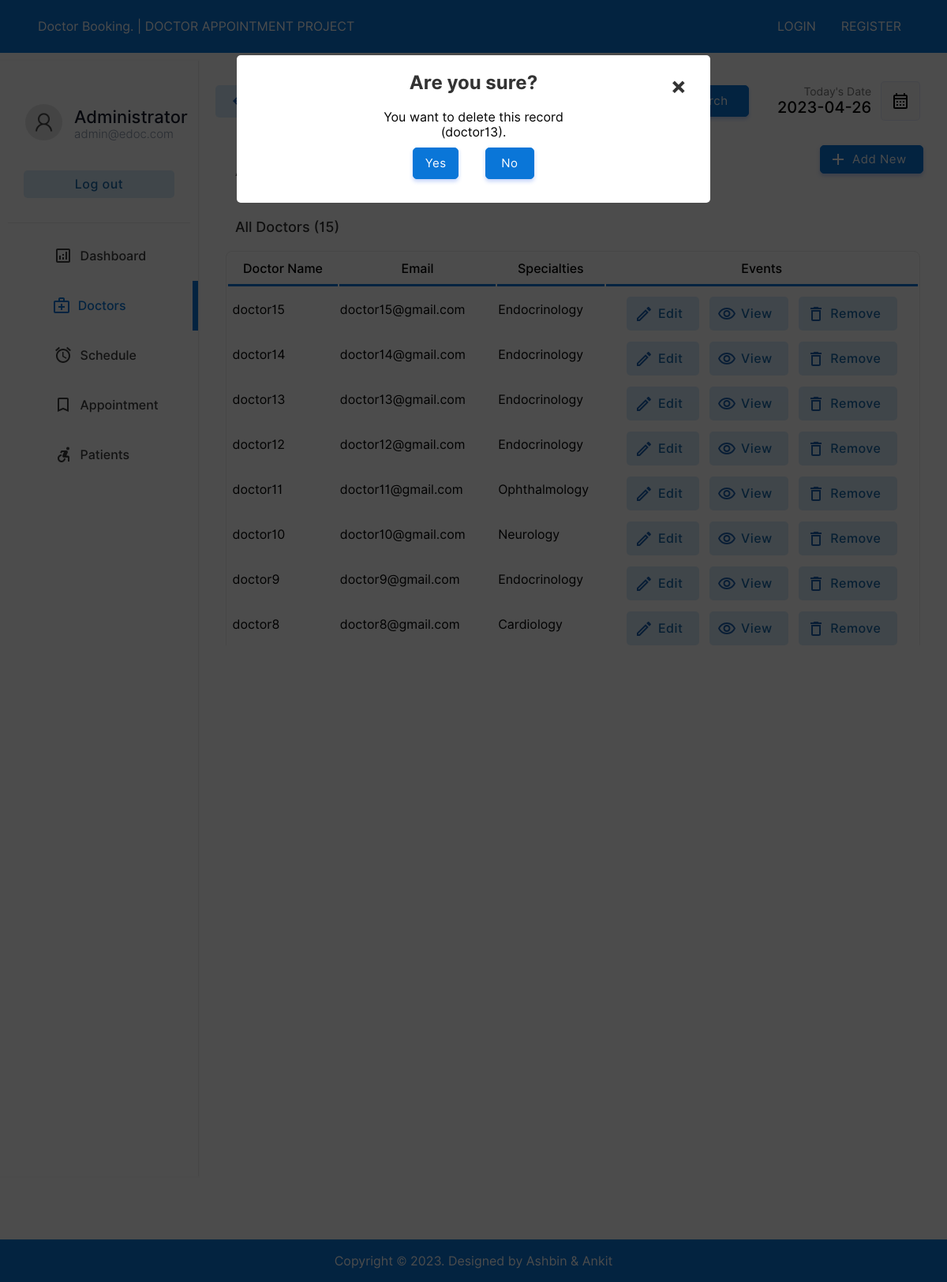
The page /doctor/doctors.php?action=drop&id=14&name=doctor13 (signed in) on the database its author committed.
### tables this page shows
CREATE TABLE `doctor` (
  `docid` int(11) NOT NULL,
  `docemail` varchar(255) DEFAULT NULL,
  `docname` varchar(255) DEFAULT NULL,
  `docpassword` varchar(255) DEFAULT NULL,
  `docnic` varchar(15) DEFAULT NULL,
  `doctel` varchar(15) DEFAULT NULL,
  `specialties` int(2) DEFAULT NULL
);

CREATE TABLE `specialties` (
  `id` int(2) NOT NULL,
  `sname` varchar(50) DEFAULT NULL
);

### doctor/doctors.php (the view, shortened to what the rows shown need)
<!DOCTYPE html>
<html lang="en">
<head>
    <link rel="stylesheet" href="../css/animations.css">
    <link rel="stylesheet" href="../css/main.css">
    <link rel="stylesheet" href="../css/admin.css">
</head>
<body>
    <?php
    include_once('../header.php');
    ?>
        <div class="dash-body">
            <table border="0" width="100%" style=" border-spacing: 0;margin:0;padding:0;margin-top:25px; ">
                <?php
                    if($_POST){
                        $keyword=$_POST["search"];
                        $sqlmain= "select * from doctor where docemail='$keyword' or docname='$keyword' or docname like '$keyword%' or docname like '%$keyword' or docname like '%$keyword%'";
                    }else{
                        $sqlmain= "select * from doctor order by docid desc";
                    }
                ?>
                <tr>
                   <td colspan="4">
                       <center>
                        <div class="abc scroll">
                        <table width="93%" class="sub-table scrolldown" border="0">
                        <thead>
                        <tr>
                                <th class="table-headin">
                                Doctor Name
                                </th>
                                <th class="table-headin">
                                    Email
                                </th>
                                <th class="table-headin">
                                    Specialties
                                </th>
                                <th class="table-headin">
                                    Events
                                </tr>
                        </thead>
                        <tbody>
                            <?php
                                $result= $database->query($sqlmain);
                                if($result->num_rows==0){
                                    echo '<tr>
                                    <td colspan="4">
                                    <br><br><br><br>
                                    <center>
                                    <img src="../img/notfound.svg" width="25%">
                                    <br>
                                    <p class="heading-main12" style="margin-left: 45px;font-size:20px;color:rgb(49, 49, 49)">We  couldnt find anything related to your keywords !</p>
                                    <a class="non-style-link" href="doctors.php"><button  class="login-btn btn-primary-soft btn"  style="display: flex;justify-content: center;align-items: center;margin-left:20px;">&nbsp; Show all Doctors &nbsp;</font></button>
                                    </a>
                                    </center>
                                    <br><br><br><br>
                                    </td>
                                    </tr>';
                                }
                                else{
                                for ( $x=0; $x<$result->num_rows;$x++){
                                    $row=$result->fetch_assoc();
                                    $docid=$row["docid"];
                                    $name=$row["docname"];
                                    $email=$row["docemail"];
                                    $spe=$row["specialties"];
                                    $spcil_res= $database->query("select sname from specialties where id='$spe'");
                                    $spcil_array= $spcil_res->fetch_assoc();
                                    $spcil_name=$spcil_array["sname"];
                                    echo '<tr>
                                        <td> &nbsp;'.
                                        substr($name,0,30)
                                        .'</td>
                                        <td>
                                        '.substr($email,0,20).'
                                        </td>
                                        <td>
                                            '.substr($spcil_name,0,20).'
                                        </td>
                                        <td>
                                        <div style="display:flex;justify-content: center;">
                                        <a href="?action=edit&id='.$docid.'&error=0" class="non-style-link"><button  class="btn-primary-soft btn button-icon btn-edit"  style="padding-left: 40px;padding-top: 12px;padding-bottom: 12px;margin-top: 10px;"><font class="tn-in-text">Edit</font></button></a>
                                        &nbsp;&nbsp;&nbsp;
                                        <a href="?action=view&id='.$docid.'" class="non-style-link"><button  class="btn-primary-soft btn button-icon btn-view"  style="padding-left: 40px;padding-top: 12px;padding-bottom: 12px;margin-top: 10px;"><font class="tn-in-text">View</font></button></a>
                                       &nbsp;&nbsp;&nbsp;
                                       <a href="?action=drop&id='.$docid.'&name='.$name.'" class="non-style-link"><button  class="btn-primary-soft btn button-icon btn-delete"  style="padding-left: 40px;padding-top: 12px;padding-bottom: 12px;margin-top: 10px;"><font class="tn-in-text">Remove</font></button></a>
                                        </div>
                                        </td>
                                    </tr>';
                                }
                            }
                            ?>
                            </tbody>
                        </table>
                        </div>
                        </center>
                   </td>
                </tr>
            </table>
        </div>
    <?php
    if($_GET){
        $id=$_GET["id"];
        $action=$_GET["action"];
        if($action=='drop'){
            $nameget=$_GET["name"];
            echo '
            <div id="popup1" class="overlay">
                    <div class="popup">
                    <center>
                        <h2>Are you sure?</h2>
                        <a class="close" href="doctors.php">&times;</a>
                        <div class="content">
                            You want to delete this record<br>('.substr($nameget,0,40).').
                        </div>
                        <div style="display: flex;justify-content: center;">
                        <a href="delete-doctor.php?id='.$id.'" class="non-style-link"><button  class="btn-primary btn"  style="display: flex;justify-content: center;align-items: center;margin:10px;padding:10px;"<font class="tn-in-text">&nbsp;Yes&nbsp;</font></button></a>&nbsp;&nbsp;&nbsp;
                        <a href="doctors.php" class="non-style-link"><button  class="btn-primary btn"  style="display: flex;justify-content: center;align-items: center;margin:10px;padding:10px;"><font class="tn-in-text">&nbsp;&nbsp;No&nbsp;&nbsp;</font></button></a>
                        </div>
                    </center>
            </div>
            </div>
            ';
        }elseif($action=='edit'){
            $sqlmain= "select * from doctor where docid='$id'";
            $result= $database->query($sqlmain);
            $row=$result->fetch_assoc();
            $name=$row["docname"];
            $email=$row["docemail"];
            $spe=$row["specialties"];
            $spcil_res= $database->query("select sname from specialties where id='$spe'");
            $spcil_array= $spcil_res->fetch_assoc();
            $spcil_name=$spcil_array["sname"];
            $nic=$row['docnic'];
            $tele=$row['doctel'];
            $error_1=$_GET["error"];
                $errorlist= array(
                    '1'=>'<label for="promter" class="form-label" style="color:rgb(255, 62, 62);text-align:center;">Already have an account for this Email address.</label>',
                    '2'=>'<label for="promter" class="form-label" style="color:rgb(255, 62, 62);text-align:center;">Password Conformation Error! Reconform Password</label>',
                    '3'=>'<label for="promter" class="form-label" style="color:rgb(255, 62, 62);text-align:center;"></label>',
                    '4'=>"",
                    '0'=>'',
                );
            if($error_1!='4'){
                    echo '
                    <div id="popup1" class="overlay">
                            <div class="popup">
                            <center>
                                <a class="close" href="doctors.php">&times;</a>
                                <div style="display: flex;justify-content: center;">
                                <div class="abc">
                                <table width="80%" class="sub-table scrolldown add-doc-form-container" border="0">
                                <tr>
                                        <td class="label-td" colspan="2">'.
                                            $errorlist[$error_1]
                                        .'</td>
                                    </tr>
                                    <tr>
                                        <td>
                                            <p style="padding: 0;margin: 0;text-align: left;font-size: 25px;font-weight: 500;">Edit Doctor Details.</p>
                                        Doctor ID : '.$id.' (Auto Generated)<br><br>
                                        </td>
                                    </tr>
                                    <tr>
                                        <td class="label-td" colspan="2">
                                            <form action="edit-doc.php" method="POST" class="add-new-form">
                                            <label for="Email" class="form-label">Email: </label>
                                            <input type="hidden" value="'.$id.'" name="id00">
                                        </td>
                                    </tr>
                                    <tr>
                                        <td class="label-td" colspan="2">
                                        <input type="email" name="email" class="input-text" placeholder="Email Address" value="'.$email.'" required><br>
                                        </td>
                                    </tr>
                                    <tr>
                                        <td class="label-td" colspan="2">
                                            <label for="name" class="form-label">Name: </label>
                                        </td>
                                    </tr>
                                    <tr>
                                        <td class="label-td" colspan="2">
                                            <input type="text" name="name" class="input-text" placeholder="Doctor Name" value="'.$name.'" required><br>
                                        </td>
                                    </tr>
                                    <tr>
                                        <td class="label-td" colspan="2">
                                            <label for="nic" class="form-label">NIC: </label>
                                        </td>
                                    </tr>
                                    <tr>
                                        <td class="label-td" colspan="2">
                                            <input type="text" name="nic" class="input-text" placeholder="NIC Number" value="'.$nic.'" required><br>
                                        </td>
                                    </tr>
                                    <tr>
                                        <td class="label-td" colspan="2">
                                            <label for="Tele" class="form-label">Telephone: </label>
                                        </td>
                                    </tr>
                                    <tr>
                                        <td class="label-td" colspan="2">
                                            <input type="tel" name="Tele" class="input-text" placeholder="Telephone Number" value="'.$tele.'" required><br>
                                        </td>
                                    </tr>
                                    <tr>
                                        <td class="label-td" colspan="2">
                                            <label for="spec" class="form-label">Choose specialties: (Current'.$spcil_name.')</label>
                                        </td>
                                    </tr>
                                    <tr>
                                        <td class="label-td" colspan="2">
                                            <select name="spec" id="" class="box">';
                                                $list11 = $database->query("select  * from  specialties;");
                                                for ($y=0;$y<$list11->num_rows;$y++){
                                                    $row00=$list11->fetch_assoc();
                                                    $sn=$row00["sname"];
                                                    $id00=$row00["id"];
                                                    echo "<option value=".$id00.">$sn</option><br/>";
                                                };
                                echo     '       </select><br><br>
                                        </td>
                                    </tr>
                                    <tr>
                                        <td class="label-td" colspan="2">
                                            <label for="password" class="form-label">Password: </label>
                                        </td>
                                    </tr>
                                    <tr>
                                        <td class="label-td" colspan="2">
                                            <input type="password" name="password" class="input-text" placeholder="Defind a Password" required><br>
                                        </td>
                                    </tr><tr>
                                        <td class="label-td" colspan="2">
                                            <label for="cpassword" class="form-label">Conform Password: </label>
                                        </td>
                                    </tr>
                                    <tr>
                                        <td class="label-td" colspan="2">
                                            <input type="password" name="cpassword" class="input-text" placeholder="Conform Password" required><br>
                                        </td>
                                    </tr>
                                    <tr>
                                        <td colspan="2">
                                            <input type="reset" value="Reset" class="login-btn btn-primary-soft btn" >&nbsp;&nbsp;&nbsp;&nbsp;&nbsp;
                                            <input type="submit" value="Save" class="login-btn btn-primary btn">
                                        </td>
                                    </tr>
                                    </form>
                                    </tr>
                                </table>
                                </div>
                                </div>
                            </center>
                            <br><br>
                    </div>
                    </div>
                    ';
        }; };
    };
?>
</body>
</html>

### rows shown on the page
doctor: docname "doctor15", docemail "doctor15@gmail.com", specialties.sname "Endocrinology"
doctor: docname "doctor14", docemail "doctor14@gmail.com", specialties.sname "Endocrinology"
doctor: docname "doctor13", docemail "doctor13@gmail.com", specialties.sname "Endocrinology"
doctor: docname "doctor12", docemail "doctor12@gmail.com", specialties.sname "Endocrinology"
doctor: docname "doctor11", docemail "doctor11@gmail.com", specialties.sname "Ophthalmology"
doctor: docname "doctor10", docemail "doctor10@gmail.com", specialties.sname "Neurology"
doctor: docname "doctor9", docemail "doctor9@gmail.com", specialties.sname "Endocrinology"
doctor: docname "doctor8", docemail "doctor8@gmail.com", specialties.sname "Cardiology"

### other values the page prints
$list11->num_rows "15"
substr($nameget,0,40) "doctor13"
